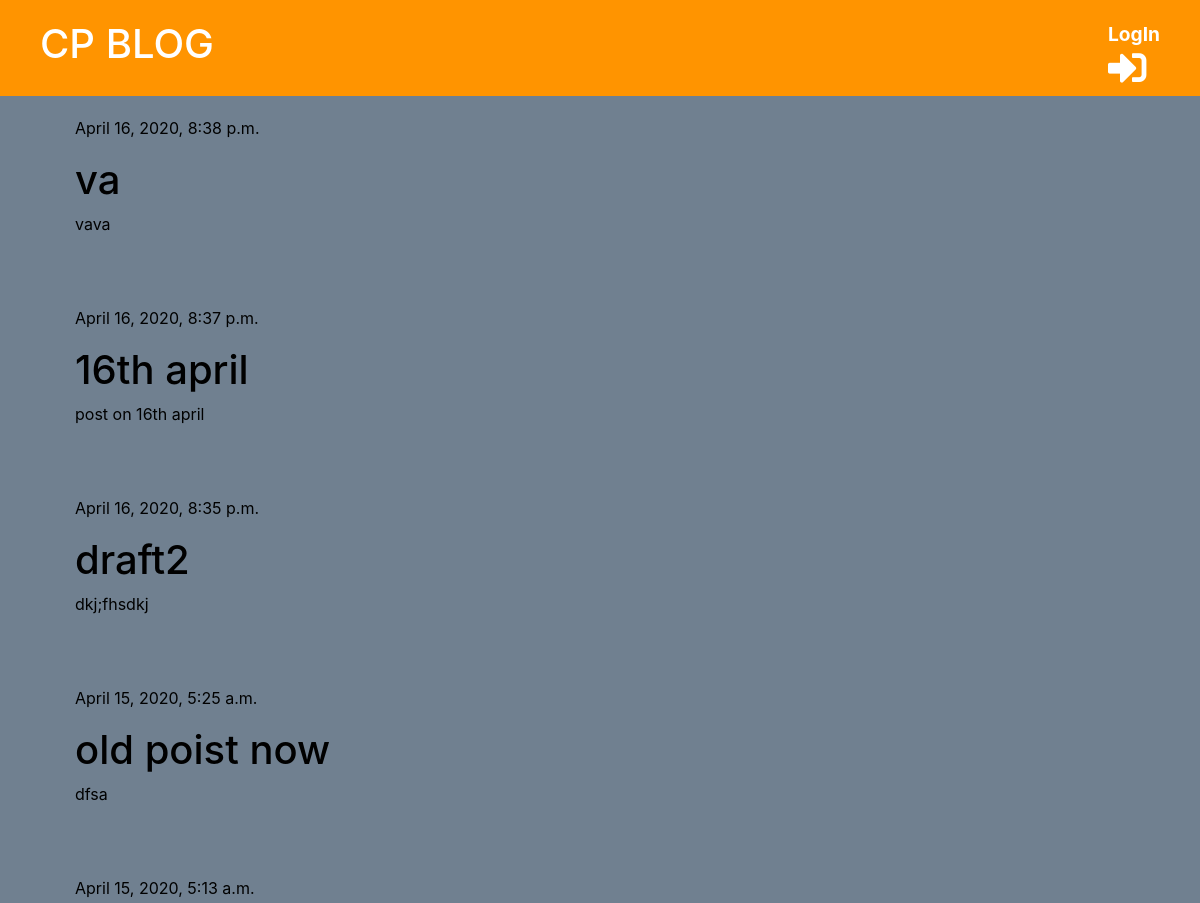
The app's page / (upper part), older data.
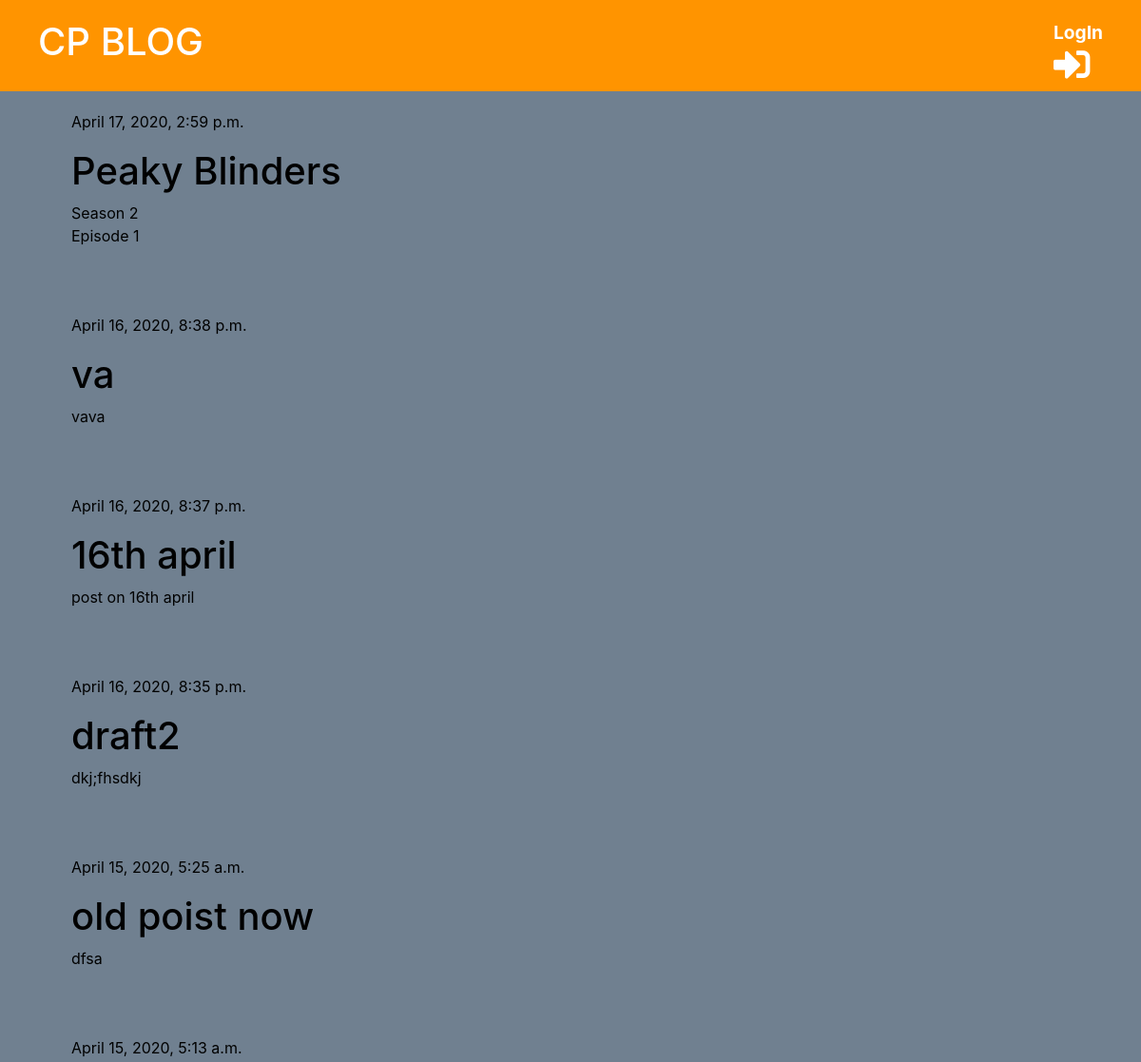
The same page, newer data.
### blog/models.py (models this page shows, shortened)
class Post(models.Model):
    author = models.ForeignKey('auth.User', on_delete=models.CASCADE)
    title = models.CharField(max_length=255)
    text = models.TextField()
    created_date = models.DateTimeField(default=timezone.now)
    published_date = models.DateTimeField(blank=True, null=True)

### blog/views.py (the view)
# urls.py: path('', views.post_list, name='post_list'),
def post_list(request):
    posts = Post.objects.filter(
        published_date__lte=timezone.now()
        ).order_by('-published_date')
    stuff_for_frontend = {'posts': posts}
    return render(request, 'blog/post_list.html', stuff_for_frontend)

### blog/templates/blog/post_list.html (shortened to what this page needs)
{% extends 'blog/base.html' %}
{% block content %}
	{% for post in posts %}
	    <div class="post">
			<div class="date">
		        <p>{{ post.published_date }}</p>
			</div>
	        <h1>
	            <a href="{% url 'blog:post_detail' pk=post.pk %}">{{ post.title }}
	            </a>
	        </h1>
	        <p>{{ post.text|truncatechars:50|linebreaksbr }}</p>
	    </div>
	{% endfor %}
{% endblock %}

Row changes from the older to the newer data that the page shows:
added Post: published_date "April 17, 2020, 2:59 p.m.", title "Peaky Blinders", text "Season 2 Episode 1"
